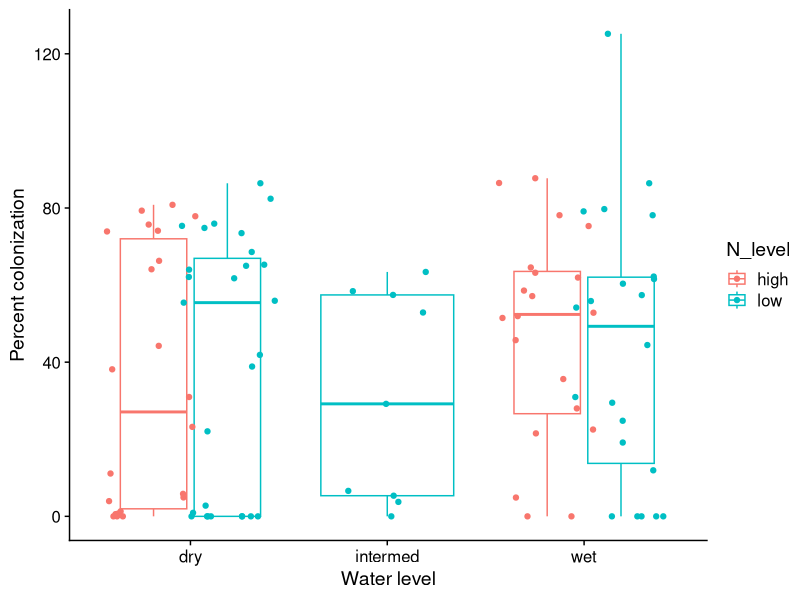

The R source for this figure:
# Preliminary % colonization plot

library(tidyverse)
library(cowplot)

harvest_data = read_csv("data/Suillus Harvest Data.xlsx - Sheet1.csv")
treatments = read_csv("data/Suillus Treatment Inventory.xlsx - Sheet1.csv")

together = left_join(harvest_data, treatments)
together$Colonized_tips = as.numeric(together$Colonized_tips)
together$Total_root_tips = as.numeric(together$Total_root_tips)
together = mutate(together,
                  percent_colonization = (Colonized_tips/Total_root_tips)*100)

ggplot(data = subset(together, Spore == "spore")) +
  theme_cowplot() +
  geom_boxplot(outlier.alpha = 0,
               aes(x = Water, y = percent_colonization,
                   color = N_level)) +
  geom_point(position = position_jitterdodge(jitter.width = 0.50),
              aes(x = Water, y = percent_colonization,
                  color = N_level)) +
  ylab("Percent colonization") +
  xlab("Water level")
